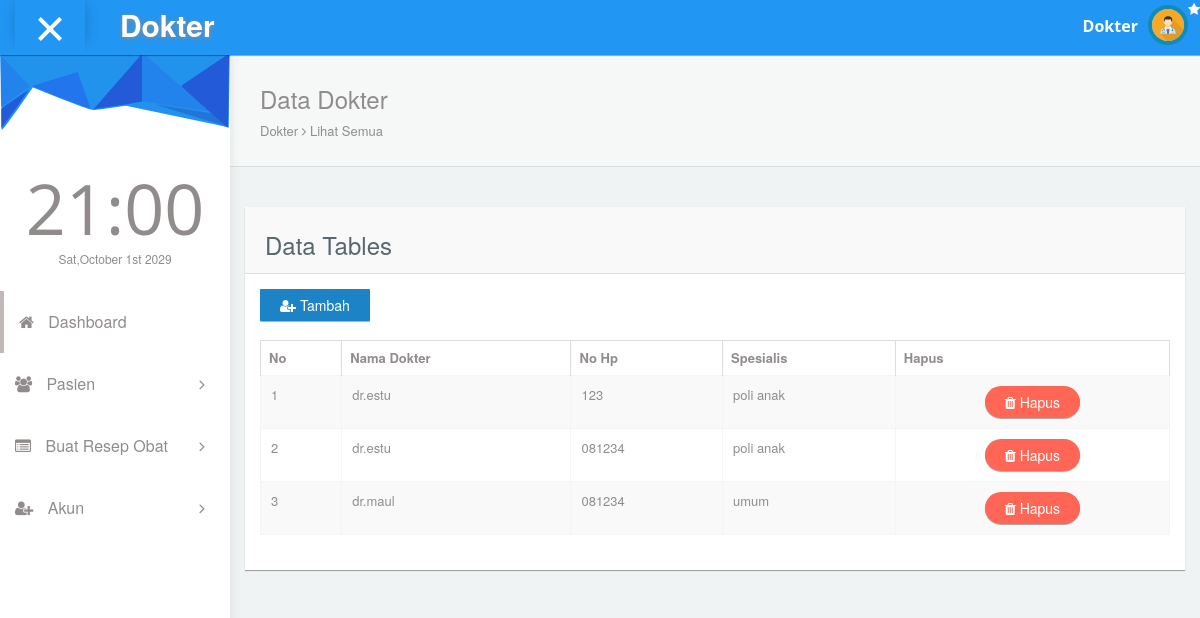
The page /administrator/dokter/list.dokter.php on the database its author committed.
### tables this page shows
CREATE TABLE `dokter` (
  `id_dokter` int(10) NOT NULL,
  `nama_dokter` varchar(20) NOT NULL,
  `no_hp` varchar(12) NOT NULL,
  `spesialis` varchar(30) NOT NULL
);

### administrator/dokter/list.dokter.php (the view, shortened to what this page needs)
<!DOCTYPE html>
<html lang="en">
<head>
  <link rel="stylesheet" type="text/css" href="asset/css/bootstrap.min.css">
  <link rel="stylesheet" type="text/css" href="asset/css/plugins/font-awesome.min.css"/>
  <link rel="stylesheet" type="text/css" href="asset/css/plugins/datatables.bootstrap.min.css"/>
  <link rel="stylesheet" type="text/css" href="asset/css/plugins/animate.min.css"/>
  <link href="asset/css/style.css" rel="stylesheet">
    </head>
    <body id="mimin" class="dashboard">
      <?php include 'page/head-nav.php';?>
      <div class="container-fluid mimin-wrapper">
        <?php include 'page/left-menu.php'; ?>
        <div id="content">
         <div class="panel box-shadow-none content-header">
          <div class="panel-body">
            <div class="col-md-12">
              <h3 class="animated fadeInLeft">Data Dokter</h3>
              <p class="animated fadeInDown">
                Dokter <span class="fa-angle-right fa"></span> Lihat Semua
              </p>
            </div>
          </div>
        </div>
        <div class="col-md-12 top-20 padding-0">
          <div class="col-md-12">
            <div class="panel">
              <div class="panel-heading"><h3>Data Tables</h3></div>
              <div class="panel-body">
                <button data-toggle="modal" data-target="#exampleModalLabel" class="btn btn-primary" ><i class="fa fa-user-plus"></i> Tambah</button>
                  <br>
                  <br>
                <div class="responsive-table">
                  <table id="datatables-example" class="table table-striped table-bordered" width="100%" cellspacing="0">
                    <thead>
                      <tr>
                        <th>No</th>
                        <th>Nama Dokter</th>
                        <th>No Hp</th>
                       <th>Spesialis</th>
                        <th>Hapus</th>
                      </tr>
                    </thead>
                    <tbody>
                     <?php
                     include 'koneksi.php';
                     $no = 1;
                     $data = mysqli_query($koneksi,"Select * FROM dokter");
                     while($d = mysqli_fetch_array($data)){
                      ?>
                      <tr>
                        <td><?php echo $no++ ;?></td>
                        <td><?php echo $d['nama_dokter']; ?></td>
                        <td><?php echo $d['no_hp']; ?></td>
                         <td><?php echo $d['spesialis']; ?></td>
                        <td align="center"><a onclick="if(confirm('Apakah anda yakin ingin menghapus data ini ?')){ location.href='hapus_data_dokter.php?id_dokter=<?php echo $d['id_dokter']; ?>' }" class="btn btn-round btn-danger"><i class="fa fa-trash"></i> Hapus</a></td>
                      <?php
                  }
                  ?>
                      </tr>
                    </tbody>
                </table>
              </div>
            </div>
          </div>
        </div>
      </div>
    </div>
</div>
</body>
</html>

### rows shown on the page
dokter: nama_dokter "dr.estu", no_hp "123", spesialis "poli anak"
dokter: nama_dokter "dr.estu", no_hp "081234", spesialis "poli anak"
dokter: nama_dokter "dr.maul", no_hp "081234", spesialis "umum"
